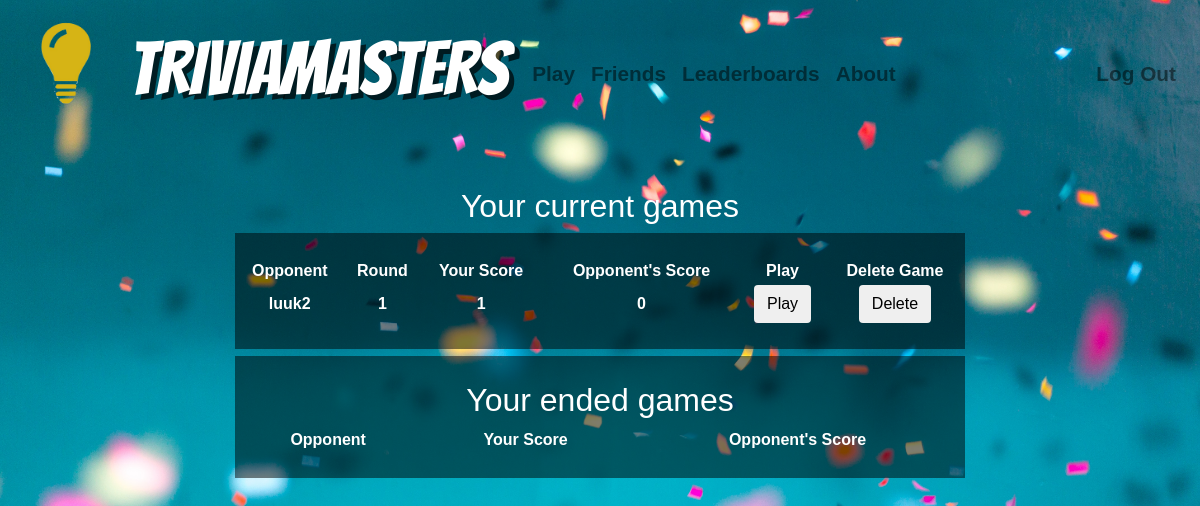
/userpage (signed in), run on the app's committed database.
### tables this page shows
CREATE TABLE 'spel' ('spelid' integer PRIMARY KEY NOT NULL, 'username' , 'opponent' , 'ronde' , 'categorieën' , 'score_1' , 'score_2' , 'ronde_1' integer, 'ronde_2' integer);

### application.py (the view)
@app.route("/userpage", methods=["GET", "POST"])
@login_required
def userpage():
    if request.method == "GET":
        username = db.execute("SELECT username FROM users WHERE id = :id", id = session["user_id"])
        for i in username:
            for name in i:
                username = i[name]
                opponent = i[name]
        row = []
        idee = []
        spell = db.execute("SELECT * FROM spel WHERE username= :username", username=username)
        spel = db.execute("SELECT * FROM spel WHERE opponent= :opponent", opponent=opponent)
        for i in spell:
            row.append((i["opponent"],i["ronde"], i["score_1"], i["score_2"]))
            idee.append((i["spelid"]))
        for i in spel:
            row.append((i["username"],i["ronde"], i["score_2"], i["score_1"], i["spelid"]))
            idee.append((i["spelid"]))
        session["score"] = 0
        session["vraag"] = 0
        session["streak"] = 0
        ended = []
        end1 = db.execute("SELECT * FROM ended WHERE username= :username", username=username)
        end2 = db.execute("SELECT * FROM ended WHERE opponent= :opponent", opponent=opponent)
        for i in end1:
            ended.append(i["opponent"], i["score_1"], i["score_2"])
        for i in end2:
            ended.append(i["username"], i["score_2"], i["score_1"])
        return render_template("userpage.html", spell=spell, idee=idee, spel=spel, row=row, ended=ended)
    else:
        return render_template("userpage.html")

### application.py (called while the page is built)
@app.after_request
def after_request(response):
    response.headers["Cache-Control"] = "no-cache, no-store, must-revalidate"
    response.headers["Expires"] = 0
    response.headers["Pragma"] = "no-cache"
    return response

### helpers.py (called while the page is built)
def login_required(f):
    @wraps(f)
    def decorated_function(*args, **kwargs):
        if session.get("user_id") is None:
            return redirect("/login")
        return f(*args, **kwargs)
    return decorated_function

### templates/userpage.html (shortened to what this page needs)
{% extends "layout.html" %}
{% block main %}
<div>
<h2>Your current games</h2>
</div>
    <field>
        <table style="width:100%" action="/friends" method="get">
          <tr>
            <th>Opponent</th>
            <th>Round</th>
            <th>Your Score</th>
            <th>Opponent's Score</th>
            <th>Play</th>
            <th>Delete Game</th>
          </tr>
            {% for data in row %}
              <tr>
                <td>{{data[0]}}</td>
                 <td>{{data[1]}}</td>
                  <td>{{data[2]}}</td>
                   <td>{{data[3]}}</td>
                <td>
                    <form action="/doorverwijs" method="post">
                    <button class="btn default" name="id" value="{{data[4]}}" type="submit">Play</button>
                    </form>
                </td>
                <td>
                    <form action="/rspel" method="post">
                    <button class="btn default" name="answer" type="submit">Delete</button>
                    </form>
                </td>
              </tr>
            {% endfor %}
        </table>
    </field>
    <field>
        <h2> Your ended games</h2>
        <table style="width:100%" action="/friends" method="get">
          <tr>
            <th>Opponent</th>
            <th>Your Score</th>
            <th>Opponent's Score</th>
          </tr>
        </table>
    </field>
{% endblock %}

### static/styles.css (style rules this page uses)
field { text-align: center; display: inline-block; background-color: rgba(0, 0, 0, .5); padding: 25px 0px; width: 70%; }
body { background-image: url("background.jpg"); background-size: 100%; background-color: #d3d3d3; font-family: "Arial"; color: white; font-weight: bolder; }

### data on the page
spel: opponent "luuk2", data "1", score_2 "0"
